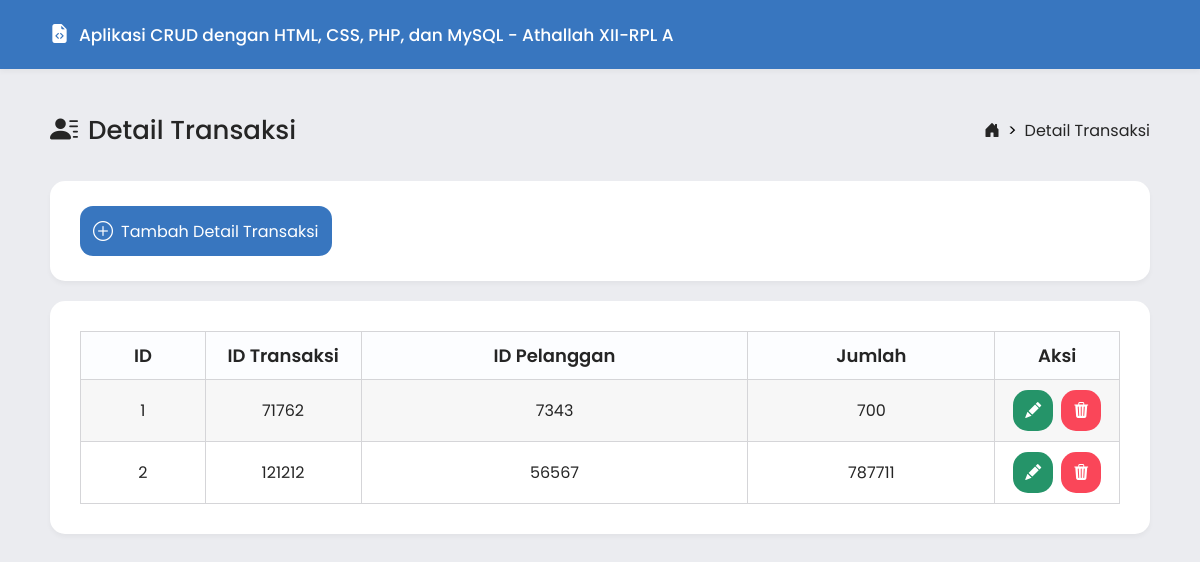
Page /detail_transaksi/tampil-detail_transaksi.php (signed in) on the committed database.
### tables this page shows
CREATE TABLE `detail_transaksi` (
  `id` int(11) NOT NULL,
  `id_transaksi` int(11) NOT NULL,
  `id_pelanggan` int(11) NOT NULL,
  `jumlah` int(11) NOT NULL
);

### detail_transaksi/tampil-detail_transaksi.php (the view, shortened to what this page needs)
<!DOCTYPE html>
<html>
<head>
    <link rel="stylesheet" href="../asset/style.css">
    <link rel="stylesheet" href="https://cdn.jsdelivr.net/npm/bootstrap-icons@1.11.1/font/bootstrap-icons.css">
</head>
<body>
    <?php
        include "../koneksi/koneksi.php";
        if (isset($_POST['kata_kunci'])) {
                    $kata_kunci=trim($_POST['kata_kunci']);
                    $kolom="";
                    if ($_POST['kolom']=="id")
                    {
                        $kolom="id";
                    }else if ($_POST['kolom']=="id_transaksi"){
                        $kolom="id_transaksi";
                    }else {
                        $kolom="id_transaksi";
                    }
                    $sql="select * from detail_transaksi where $kolom like '%" .$kata_kunci."%' order by id asc";
                }else {
                    $sql="select * from detail_transaksi order by id asc";
                }
                $query = mysqli_query($koneksi,$sql);
    ?>
    <header class="hdr-box flex-row">
        <div class="hdr-content flex-row">
            <div class="hdr-content2">
                <i class="bi bi-file-earmark-code-fill" style="font-size: 19px; color: white;"></i><h1>Aplikasi CRUD dengan HTML, CSS, PHP, dan MySQL - Athallah XII-RPL A</h1>
            </div>
        </div>
    </header>
    <ul class="breadcrumbs flex-row">
        <li class="judul flex-row"><i class="bi bi-person-lines-fill" style="font-size: 28px; margin-right: 10px; color: #252525;"></i><h1>Detail Transaksi</h1></li>
        <li class="link flex-row">
            <a href="../index.php"><i class="bi bi-house-door-fill"></i></a> > <a href="">Detail Transaksi</a>
        </li>
    </ul>
    <section class="tambah-data">
        <a class="btn-tambah-data flex-row" href="input-detail_transaksi.php"><i class="bi bi-plus-circle"></i></i>Tambah Detail Transaksi</a>
    </section>
    <main class="table-wrap" style="margin-top: 20px;">
        <table>
            <tr>
                <th class="id">ID</th>
                <th class="id-pelanggan">ID Transaksi</th>
                <th>ID Pelanggan</th>
                <th>Jumlah</th>
                <th class="aksi">Aksi</th>
            </tr>
            <?php
            $no = 1;
            while($data = mysqli_fetch_array($query)){
            ?>
            <tr>
                <td><?php echo $no++; ?></td>
                <td><?php echo $data['id_transaksi']; ?></td>
                <td><?php echo $data['id_pelanggan']; ?></td>
                <td><?php echo $data['jumlah']; ?></td>
                <td>
                    <div class="action ">
                        <a class="edit" href="edit-detail_transaksi.php?id=<?php echo $data['id']; ?>"><i class="bi bi-pencil-fill"></i></a>
                        <a class="hapus" href="proses-hapus-detail_transaksi.php?id=<?php echo $data['id']; ?>"onclick=
                        "return confirm('Anda yakin ingin menghapus data <?php echo $data['id']; ?> ini ?')"><i class="bi bi-trash3-fill"></i></a>
                    </div>
                </td>
                <?php } ?>
            </tr>
        </table>
    </main>
    <br><br><br>
</body>
</html>

### asset/style.css (style rules this page uses)
html { scroll-behavior: smooth; }
* { margin: 0; padding: 0; text-decoration: none; font-family: 'Poppins', sans-serif; }
body { background-color: #ebecf0; }
.flex-row { display: flex; justify-content: center; align-items: center; flex-direction: row; }
.hdr-box { width: 100%; background-color: #3876BF; box-shadow: rgba(0, 0, 0, 0.04) 0px 3px 5px; }
.hdr-content { width: 100%; margin-right: auto; padding: 20px; }
.hdr-content2 { width: 1100px; display: flex; align-items: center; flex-direction: row; gap: 10px; }
.hdr-content h1 { color: white; font-size: 17px; font-weight: 500; }
.breadcrumbs { width: 1100px; padding-top: 40px; padding-bottom: 30px; margin: auto; }
.judul { margin-right: auto; }
.judul h1 { font-size: 26px; font-weight: 500; color: #252525; }
.link { display: flex; gap: 8px; margin-left: auto; }
.link a { font-size: 16px; color: #252525; font-weight: 400; }
.bi-house-door-fill { font-size: 16px; color: #252525; }
.tambah-data { width: 1040px; display: flex; flex-direction: row; align-items: center; margin: auto; gap: 20px; background-color: white; padding: 25px 30px; border-radius: 15px; box-shadow: rgba(0, 0, 0, 0.04) 0px 3px 5px; }
.btn-tambah-data { color: white; font-weight: 400; font-size: 16px; text-decoration: none; padding: 10px 13px; border-radius: 13px; background-color: #3876BF; transition: 0.2s; }
.bi-plus-circle { font-size: 20px; margin-right: 8px }
.table-wrap { width: 1040px; margin: auto; padding: 30px; background-color: white; border-radius: 15px; box-shadow: rgba(0, 0, 0, 0.04) 0px 3px 5px; }
table, td, th { border: 1px solid #d5d5d8; color: #252525; }
table { width: 100%; border-collapse: collapse; }
th { font-size: 18px; font-weight: 600; text-align: center; padding: 10px; background-color: #fcfdff; }
td { text-align: center; padding: 10px; font-size: 16px; }
tr:nth-child(even) { background-color: #f7f7f7; }
tr { transition: 0.2s; }
.id-pelanggan { width: 15%; }
.aksi, .id { width: 12%; }
.action { display: flex; flex-direction: row; justify-content: center; gap: 8px; }
.hapus { padding: 8px 12px; border-radius: 15px; font-weight: 500; color: white; background-color: #FA4659; transition: 0.2s; }
.bi-trash3-fill { color: white; font-size: 16px; }
.edit { padding: 8px 12px; border-radius: 15px; font-weight: 500; color: white; background-color: #259469; transition: 0.2s; }
.bi-pencil-fill { color: white; font-size: 16px; }

### rows in the picture
detail_transaksi: id_transaksi "71762", id_pelanggan "7343", jumlah "700"
detail_transaksi: id_transaksi "121212", id_pelanggan "56567", jumlah "787711"
